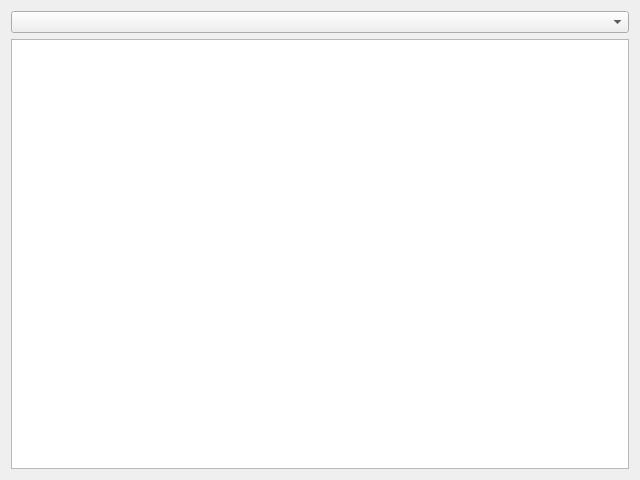
<?xml version="1.0" encoding="UTF-8"?>
<ui version="4.0">
 <class>HeaderDialog</class>
 <widget class="QDialog" name="HeaderDialog">
  <property name="geometry">
   <rect>
    <x>0</x>
    <y>0</y>
    <width>640</width>
    <height>480</height>
   </rect>
  </property>
  <property name="windowTitle">
   <string>Dialog</string>
  </property>
  <layout class="QVBoxLayout" name="verticalLayout">
   <item>
    <widget class="QComboBox" name="itemList"/>
   </item>
   <item>
    <widget class="QTableWidget" name="table"/>
   </item>
  </layout>
 </widget>
 <resources/>
 <connections/>
</ui>
